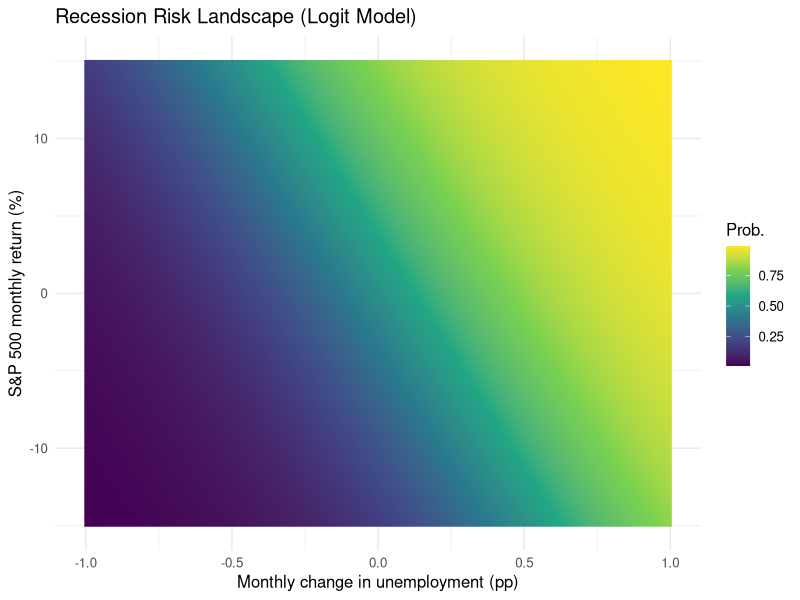

Recreate this plot in R.
## PLOT 2 - Recession Risk Landscape (Blue→Yellow / Viridis)
library(ggplot2)
d_unemp <- seq(-1, 1, length.out=200)
sp_ret <- seq(-15, 15, length.out=200)
grid <- expand.grid(d_unemp=d_unemp, sp_ret=sp_ret)
grid$prob <- 1/ (1 + exp(-(3*grid$d_unemp + 0.1*grid$sp_ret)))
ggplot(grid, aes(x=d_unemp, y=sp_ret, fill=prob)) +
geom_raster(interpolate=TRUE) +
scale_fill_viridis_c(name="Prob.")+
labs(title="Recession Risk Landscape (Logit Model)",
x="Monthly change in unemployment (pp)",
y="S&P 500 monthly return (%)") +
theme_minimal(base_size=12)
